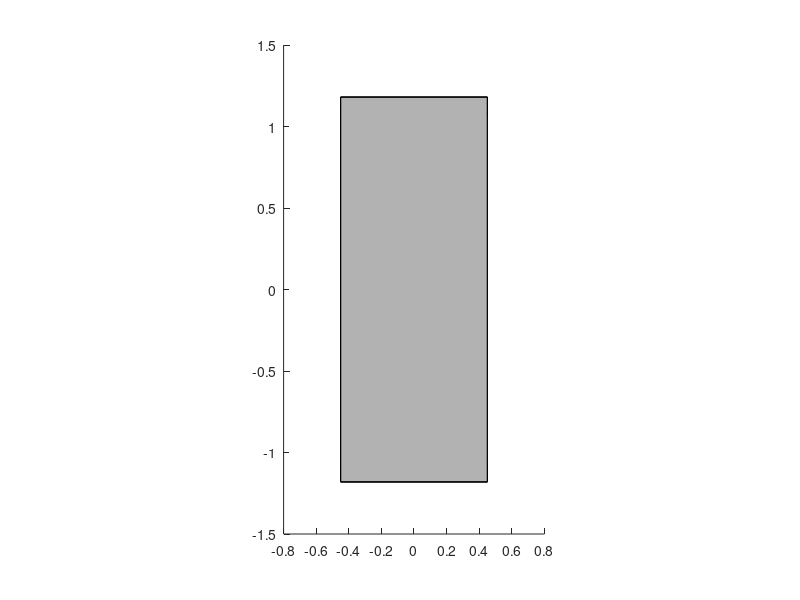

Write the MATLAB code that produced this figure.
function p = makeLink4(parentAxes, faceColor)
if (nargin == 0)
    parentAxes = gca;
    faceColor = [.7 .7 .7];
elseif (nargin == 1)
    faceColor = [.7 .7 .7];
end
set(parentAxes, 'DataAspectRatio', [1 1 1]);
link4Verts = [-0.45	-1.18	-0.45
    -0.45	-1.06	-0.45
    -0.45	1.06	-0.45
    -0.45	1.18	-0.45
    0.45	1.18	-0.45
    0.45	1.06	-0.45
    0.45	-1.06	-0.45
    0.45	-1.18	-0.45
    -0.45	-1.06	1.12
    -0.45	1.06	1.12
    0.45	1.06	1.12
    0.45	-1.06	1.12
    -0.45	-1.18	1.89
    -0.45	1.18	1.89
    0.45	1.18	1.89
    0.45	-1.18	1.89];
link4Faces = [1 2 7 8;
    3 4 5 6;
    %1 2 9 10 3 4 14 13;
    1 2 9 13;
    9 10 14 13;
    3 4 14 10;
    4 5 15 14;
    %5 6 11 12 7 8 16 15;
    5 6 11 15;
    11 12 16 15;
    7 8 16 12;
    8 1 13 16;
    
    2 7 12 9;
    6 3 10 11;
    9 10 11 12;
    13 14 15 16];

p = patch('Parent', parentAxes, 'Faces',link4Faces,'Vertices',link4Verts,'FaceColor',faceColor);

end


